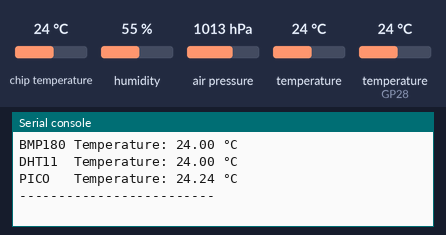
A program run on a simulated Raspberry Pi Pico running MicroPython. Shown: the last lines printed to the serial console. The inputs (shaded band) are chosen by the test bench; at power-on: chip temperature 24 °C, temperature (sensor on GP28) 24 °C, temperature 24 °C, humidity 55 %, air pressure 1013 hPa. Library files of the repository ran but are not shown: bmp180.py.

Above: at 1.3 s.
1.4 s: chip temperature set to 1 °C
3.0 s: temperature (sensor on GP28) set to 12 °C
At 4.3 s:
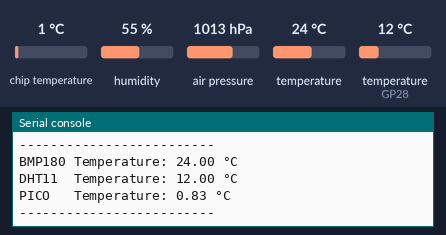
4.6 s: temperature (sensor 0) set to 12 °C
6.2 s: temperature (sensor on GP28) set to 19 °C
At 7.6 s:
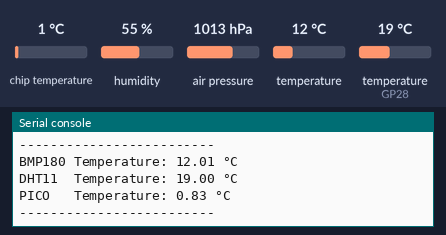
7.8 s: chip temperature set to 11 °C
At 10.1 s:
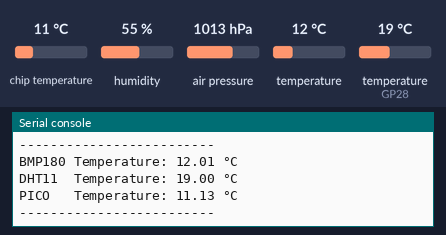
Timing chart, 0 to 10.4 s (numbered marks = the images above; inputs shaded):
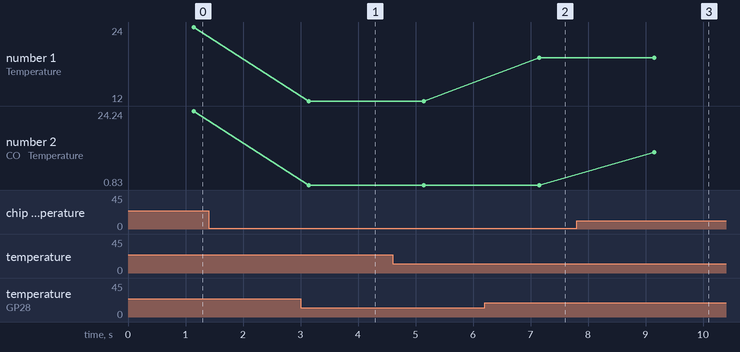

The program:

temperature_main.py
```python
from bmp180 import BMP180
from machine import I2C, Pin
import machine
from utime import sleep
import utime as time
from dht import DHT11, InvalidChecksum

#BMP180
i2c = I2C(0, scl=Pin(9), sda=Pin(8), freq=400000)
bmp180 = BMP180(i2c)
#PICO SENSOR
sensor_temp = machine.ADC(4)
conversion_factor = 3.3 / (65535)
#DHT11
pin = Pin(28, Pin.OUT, Pin.PULL_DOWN)
sensor = DHT11(pin)

while True:
    sleep(1)
    #BMP180
    BMP180_TEMP = bmp180.temperature
    pression = bmp180.pressure/1000.0
    #PICO SENSOR
    reading = sensor_temp.read_u16() * conversion_factor
    PICO_TEMP = 27 - (reading - 0.706)/0.001721
    #DHT11
    DHT11_TEMP  = (sensor.temperature)
    DHT11_HUMIDITY = (sensor.humidity)

    print("BMP180 Temperature: {:.2f} °C\nDHT11  Temperature: {:.2f} °C\nPICO   Temperature: {:.2f} °C".format(BMP180_TEMP , DHT11_TEMP,PICO_TEMP))
    print("-------------------------");
    sleep(1)
```

Measured:
- after the input at 3.0 s, the serial console: prints a new line after 0.14 s (image 1)
- after the input at 6.2 s, the serial console: prints a new line after 0.95 s (image 2)
- after the input at 7.8 s, the serial console: prints a new line after 1.4 s (image 3)
- plotted number 1: 24 → 12 after the input at 3.0 s, 12 → 19 after the input at 6.2 s
- plotted number 2: 0.83 → 11.13 after the input at 7.8 s
